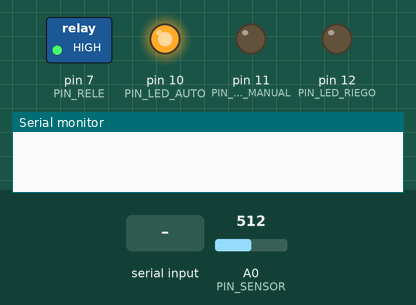
Simulated run of this sketch. Board: Arduino Uno, built with avr-gcc and run on an emulated ATmega328P. Shown: switched loads named in the sketch (green lamp = pin HIGH), output pins drawn as LEDs (lit = HIGH), the last lines printed to the serial monitor. The inputs (shaded band) are chosen by the test bench; at power-on: A0 (PIN_SENSOR) = 512.

Above: at 1.2 s.
1.3 s: A0 (PIN_SENSOR) set to 686
6.6 s: A0 (PIN_SENSOR) set to 715
At 10.1 s:
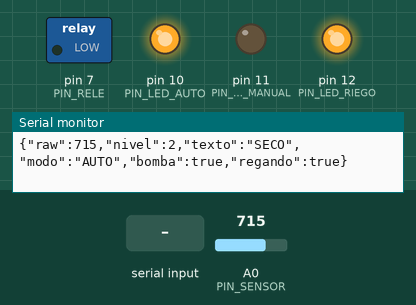
10.5 s: "MODO_MANUAL\n" received over Serial
At 11.3 s:
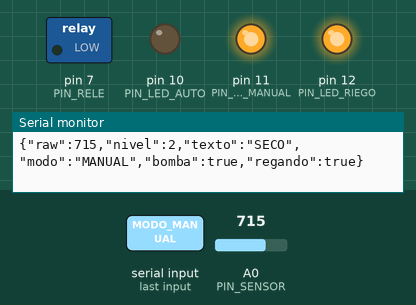
12.0 s: "BOMBA_OFF\n" received over Serial
At 12.7 s:
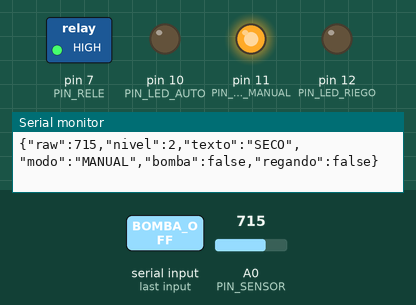
13.5 s: "MODO_AUTO\n" received over Serial
At 14.8 s:
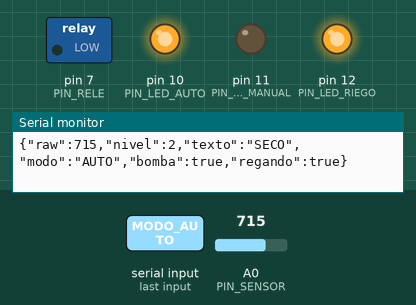
Timing chart, 0 to 16.0 s (numbered marks = the images above; inputs shaded):
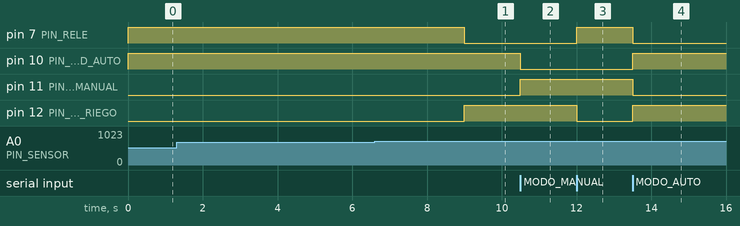

Measured:
- the behaviour switches between 699 and 700 on A0 (PIN_SENSOR) (found by bisection; images 0 and 1)
- after the input at 6.6 s, pin 7 (PIN_RELE): HIGH → LOW after 2.4 s; pin 12 (PIN_LED_RIEGO): LOW → HIGH after 2.4 s
- after the input at 10.5 s, pin 10 (PIN_LED_AUTO): HIGH → LOW at once; pin 11 (PIN_LED_MANUAL): LOW → HIGH at once
- after the input at 12.0 s, pin 7 (PIN_RELE): LOW → HIGH at once; pin 12 (PIN_LED_RIEGO): HIGH → LOW at once
- after the input at 13.5 s, pin 7 (PIN_RELE), pin 11 (PIN_LED_MANUAL): HIGH → LOW at once; pin 10 (PIN_LED_AUTO), pin 12 (PIN_LED_RIEGO): LOW → HIGH at once

The sketch:

riego_arduino.ino
```cpp
// riego_arduino.ino
// Desarrollador: Hugo Herrera
// Sistema de Riego Inteligente Automatizado v4.0 - Edge Node

#define PIN_SENSOR A0
#define PIN_RELE 7
#define PIN_LED_AUTO 10
#define PIN_LED_MANUAL 11
#define PIN_LED_RIEGO 12

// Umbrales por defecto (1023 = Completamente Seco, 0 = Agua Líquida)
int umbralSeco = 700;
int umbralHumedo = 400;

bool modoAuto = true;
bool estadoBomba = false;

unsigned long ultimoMuestreo = 0;
const unsigned long intervaloMuestreo = 3000; // Mediciones cada 3 segundos

void setup() {
    Serial.begin(115200); // Baud rate optimizado según requerimientos del informe
    pinMode(PIN_RELE, OUTPUT);
    pinMode(PIN_LED_AUTO, OUTPUT);
    pinMode(PIN_LED_MANUAL, OUTPUT);
    pinMode(PIN_LED_RIEGO, OUTPUT);

    // Apagar la bomba inicialmente (Aislamiento óptico, la mayoría activa con LOW, iniciamos en HIGH)
    digitalWrite(PIN_RELE, HIGH);
    actualizarLeds();
}

void loop() {
    gestionarComandosSerial();

    unsigned long tiempoActual = millis();
    if (tiempoActual - ultimoMuestreo >= intervaloMuestreo) {
        ultimoMuestreo = tiempoActual;
        procesarRiego();
        enviarEstadoJSON();
    }
}

void procesarRiego() {
    int valorRaw = analogRead(PIN_SENSOR);

    if (modoAuto) {
        if (valorRaw >= umbralSeco) {
            estadoBomba = true; // Activar riego si el suelo está seco
        } else if (valorRaw <= umbralHumedo) {
            estadoBomba = false; // Detener riego si alcanzó humedad óptima
        }
    }

    // Actuación física sobre el módulo de relé
    if (estadoBomba) {
        digitalWrite(PIN_RELE, LOW);  // Activa relé
    } else {
        digitalWrite(PIN_RELE, HIGH); // Desactiva relé
    }
    actualizarLeds();
}

int obtenerNivel(int raw) {
    if (raw > 850) return 1; // Muy Seco
    if (raw > 700) return 2; // Seco
    if (raw > 400) return 3; // Óptimo
    if (raw > 250) return 4; // Húmedo
    return 5;                // Muy Húmedo
}

String obtenerTextoNivel(int nivel) {
    switch(nivel) {
        case 1: return "MUY SECO";
        case 2: return "SECO";
        case 3: return "OPTIMO";
        case 4: return "HUMEDO";
        case 5: return "MUY HUMEDO";
        default: return "DESCONOCIDO";
    }
}

void enviarEstadoJSON() {
    int raw = analogRead(PIN_SENSOR);
    int nivel = obtenerNivel(raw);
    String texto = obtenerTextoNivel(nivel);

    // Construcción manual de cadena JSON plano interoperable sobre puerto Serial
    String json = "{";
    json += "\"raw\":" + String(raw) + ",";
    json += "\"nivel\":" + String(nivel) + ",";
    json += "\"texto\":\"" + texto + "\",";
    json += "\"modo\":\"" + String(modoAuto ? "AUTO" : "MANUAL") + "\",";
    json += "\"bomba\":" + String(estadoBomba ? "true" : "false") + ",";
    json += "\"regando\":" + String(estadoBomba ? "true" : "false");
    json += "}";

    Serial.println(json);
}

void gestionarComandosSerial() {
    if (Serial.available() > 0) {
        String comando = Serial.readStringUntil('\n');
        comando.trim();

        if (comando == "GET_JSON" || comando == "ESTADO") {
            enviarEstadoJSON();
        }
        else if (comando == "MODO_AUTO") {
            modoAuto = true;
            procesarRiego();
            enviarEstadoJSON();
        }
        else if (comando == "MODO_MANUAL") {
            modoAuto = false;
            procesarRiego();
            enviarEstadoJSON();
        }
        else if (comando == "BOMBA_ON") {
            if (!modoAuto) {
                estadoBomba = true;
                procesarRiego();
            }
            enviarEstadoJSON();
        }
        else if (comando == "BOMBA_OFF") {
            if (!modoAuto) {
                estadoBomba = false;
                procesarRiego();
            }
            enviarEstadoJSON();
        }
        else if (comando == "TEST") {
            digitalWrite(PIN_RELE, LOW);
            digitalWrite(PIN_LED_RIEGO, HIGH);
            delay(1000);
            procesarRiego();
        }
        else if (comando.startsWith("SET_SECO:")) {
            umbralSeco = comando.substring(9).toInt();
        }
        else if (comando.startsWith("SET_HUMEDO:")) {
            umbralHumedo = comando.substring(11).toInt();
        }
    }
}

void actualizarLeds() {
    if (modoAuto) {
        digitalWrite(PIN_LED_AUTO, HIGH);
        digitalWrite(PIN_LED_MANUAL, LOW);
    } else {
        digitalWrite(PIN_LED_AUTO, LOW);
        digitalWrite(PIN_LED_MANUAL, HIGH);
    }

    if (estadoBomba) {
        digitalWrite(PIN_LED_RIEGO, HIGH);
    } else {
        digitalWrite(PIN_LED_RIEGO, LOW);
    }
}
```
